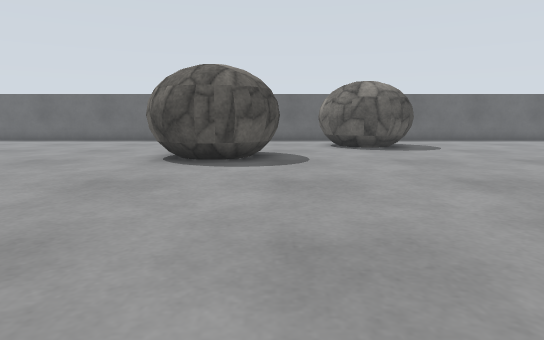
View 1 (above)

23 first-person views from a walk through a Gazebo world. The camera is 0.22 m above the floor, tilts 8° down and sees 75° across. The floor is counted in squares, 0.2 m on a side. Each view is taken from the middle of a square. On the plan, view 1 faces up. The plan holds only what a view shows up to about 14 squares ahead; the rest is blank. The place goes on beyond the plan. Some stock models are drawn as simple stand-ins. Surface patterns are stand-ins for the level's own textures.

View 2
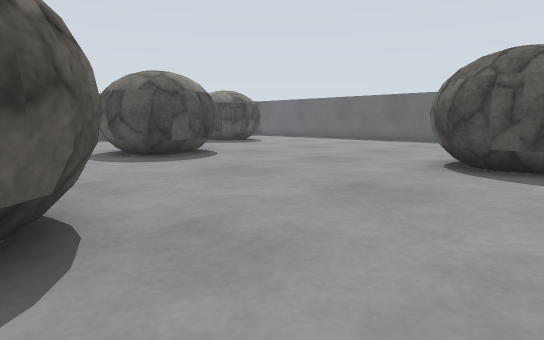

View 3
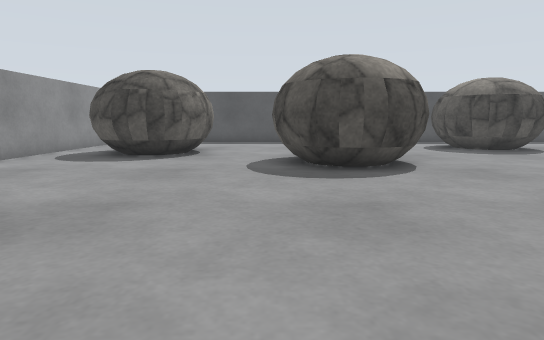

View 4
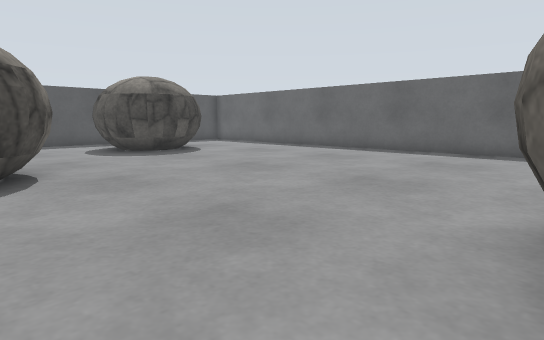

View 5
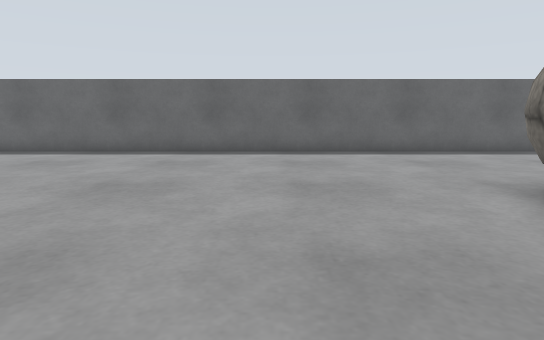

View 6
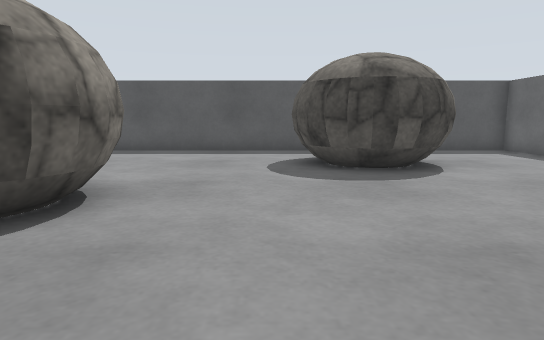

View 7
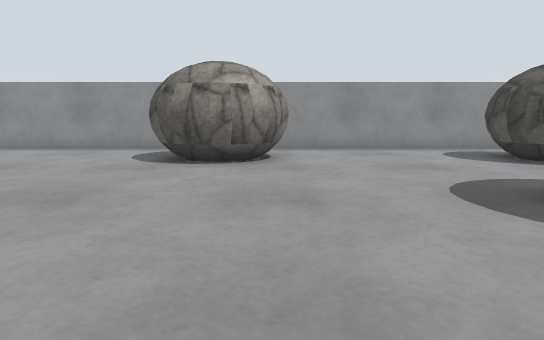

View 8
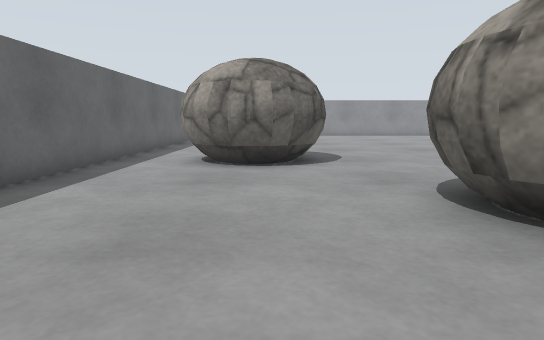

View 9
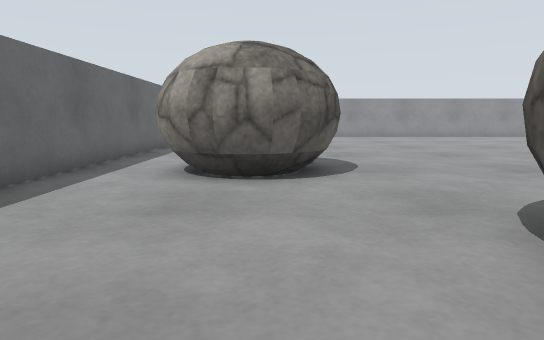

View 10
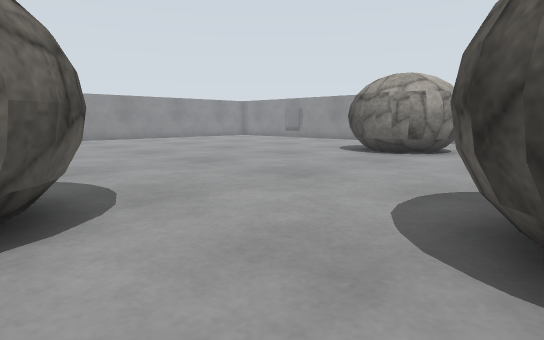

View 11
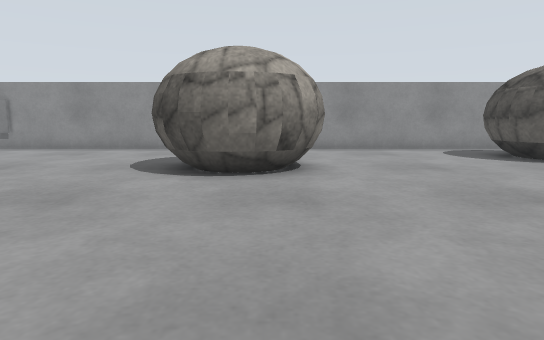

View 12
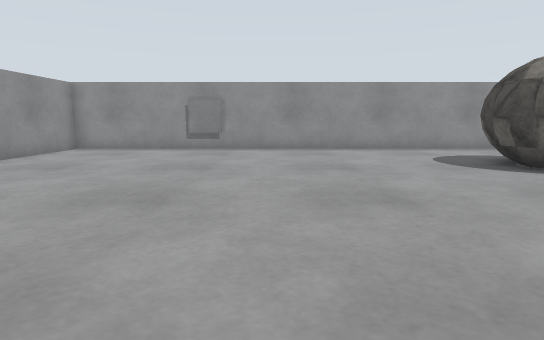

View 13
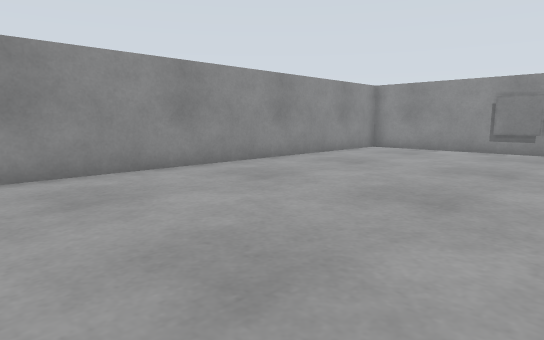

View 14
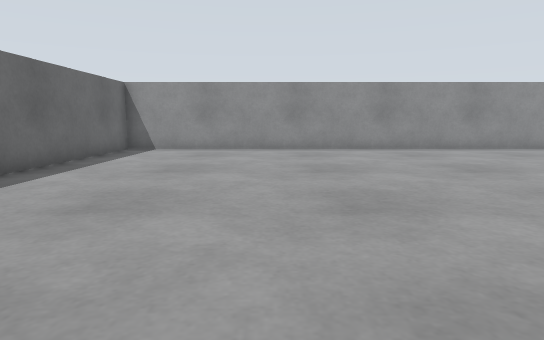

View 15
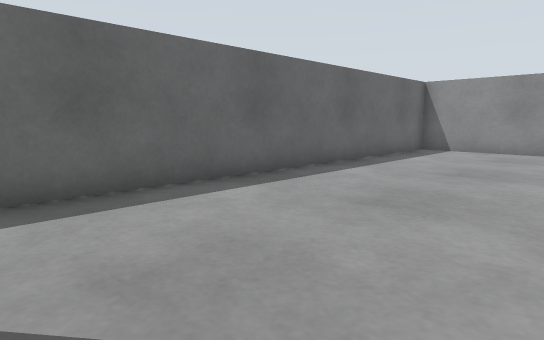

View 16
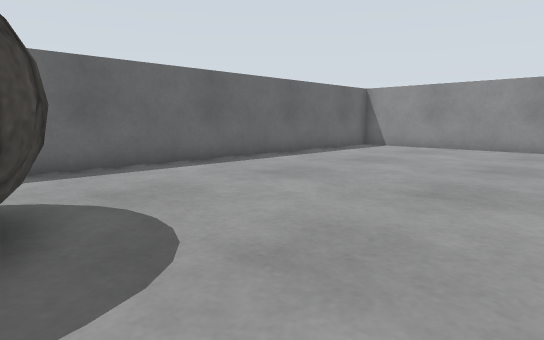

View 17
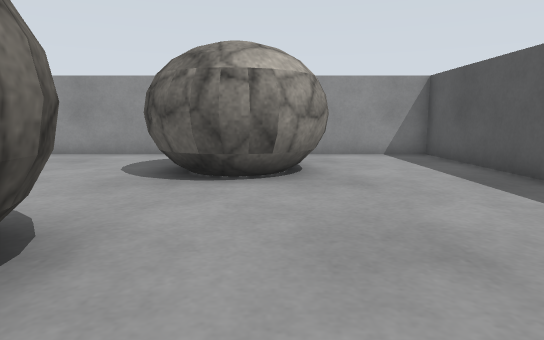

View 18
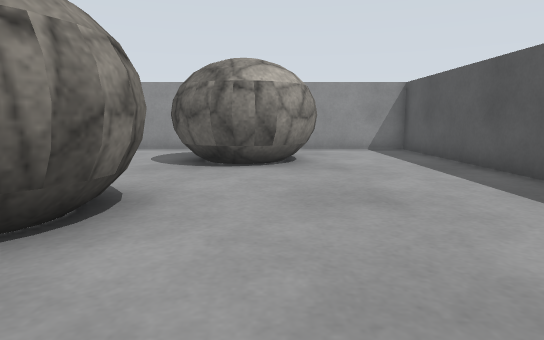

View 19
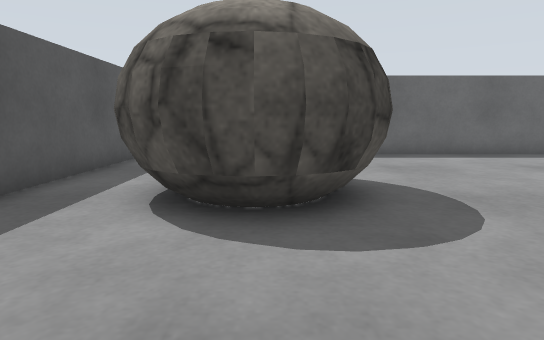

View 20
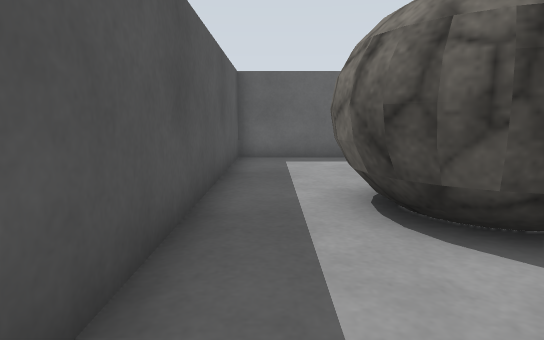

View 21
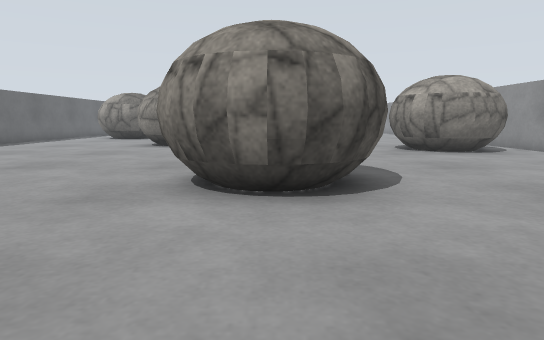

View 22
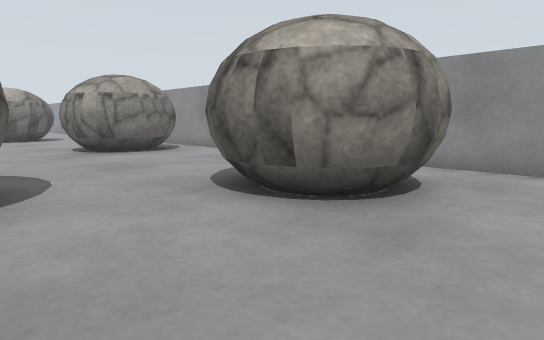

View 23
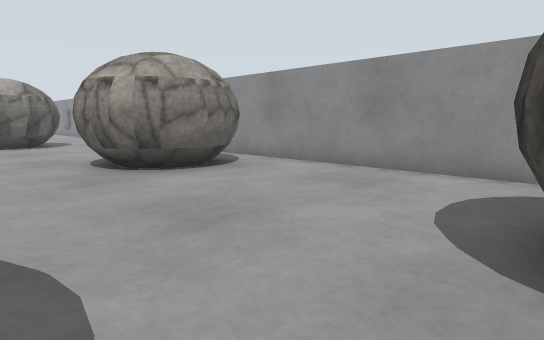

### Floor plan
Key: @ floor where view 1 was taken; # wall or solid block; . floor; R rock; M marker.
Columns run from 20 left of view 1 to 20 right of it. Each row starts with its distance up from view 1.
 20 #########################################
 19 #.......................................#
 18 #.......................................#
 17 #......................RR ..............#
 16 #.....................RR   .............#
 15 #..  R................RR RR.............#
 14 #.R RRR................RRR..............#
 13 #.RRRRR...........RR....................#
 12 #..RRR...........RRRR...................#
 11 #...............RR RR...................#
 10 #................RRRR...................#
  9 #.......RR........RR....................#
  8 #......RRRR.............................#
  7 #......RRRR.............................#
  6 #......RRRR.............................#
  5 #.......RR..............................#
  4 #.......................RRR.............#
  3 #....RR................RRRRR............#
  2 #...RRRR......RRRR.....RR RR............#
  1 #...RRRRR.....RRRR......R  .............#
  0 #...   R......RR R..@...................#
 -1 #.... R.......RR  ......................#
 -2 #.................................MM....#
 -3 #########################################

Where each view was taken, in squares from view 1:
view 1: 0 up, 0 right, facing up
view 2: 1 up, 0 right, facing up-left
view 3: 5 up, 2 left, facing left
view 4: 7 up, 3 left, facing up-left
view 5: 7 up, 7 left, facing up
view 6: 11 up, 7 left, facing left
view 7: 11 up, 6 left, facing down
view 8: 15 up, 6 left, facing right
view 9: 15 up, 4 left, facing right
view 10: 15 up, 1 left, facing down-right
view 11: 11 up, 4 right, facing down
view 12: 11 up, 12 right, facing down
view 13: 11 up, 12 right, facing down-right
view 14: 14 up, 6 right, facing right
view 15: 14 up, 6 right, facing up-right
view 16: 11 up, 5 right, facing up-right
view 17: 9 up, 15 left, facing down
view 18: 11 up, 15 left, facing down
view 19: 8 up, 16 left, facing up
view 20: 9 up, 19 left, facing up
view 21: 7 up, 18 left, facing right
view 22: 6 up, 18 left, facing down-right
view 23: 5 up, 13 left, facing down-right
